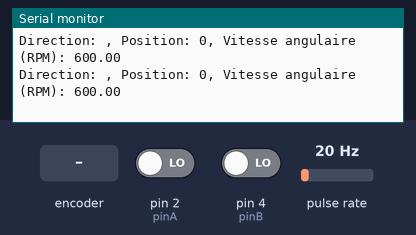
Bench run of a sketch on a simulated Arduino Uno, built with avr-gcc and run on an emulated ATmega328P. Parts: the last lines printed to the serial monitor. Wiring (inferred from the names in the program): pulse sensor: data pin 3. Inputs (shaded band) come from the test bench; at power-on: pulse rate 20 Hz, pin 2 (pinA) LOW, pin 4 (pinB) LOW.

Above: at 1.2 s.
1.3 s: rotary encoder on pin 2 (pinA) / pin 4 (pinB) turned 1 step (first pin leading)
At 2.0 s:
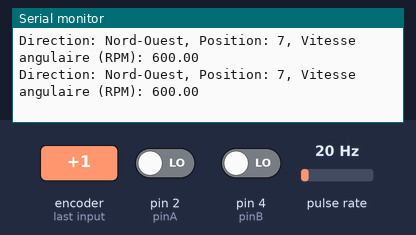
3.0 s: rotary encoder on pin 2 (pinA) / pin 4 (pinB) turned 1 step (first pin leading)
At 3.6 s:
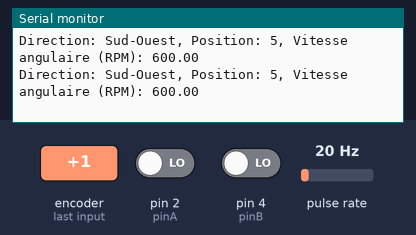
4.7 s: pulse rate (sensor on pin 3) set to 4 Hz
At 5.7 s:
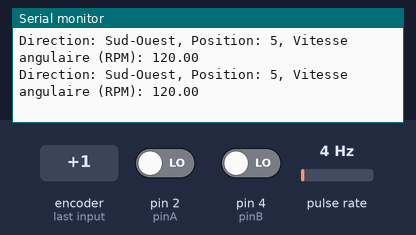
7.7 s: pulse rate (sensor on pin 3) set to 196 Hz
At 8.3 s:
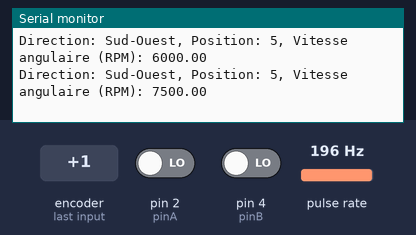
10.7 s: pulse rate (sensor on pin 3) set to 50 Hz
At 11.6 s:
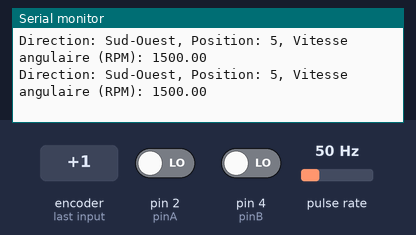
13.7 s: rotary encoder on pin 2 (pinA) / pin 4 (pinB) turned 1 step (first pin leading)
At 14.2 s:
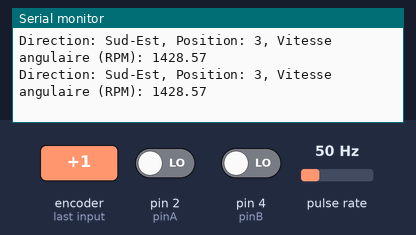
Timing chart, 0 to 16.4 s (numbered marks = the images above; inputs shaded):
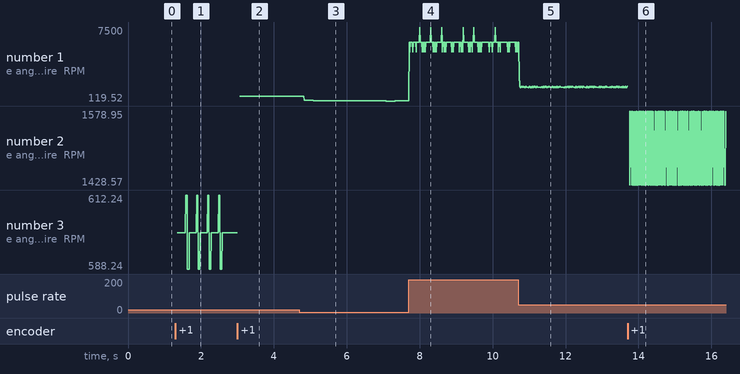

Measured:
- after the input at 1.3 s, the serial monitor: prints a new line after 0.05 s (image 1)
- after the input at 3.0 s, the serial monitor: prints a new line at once (image 2)
- after the input at 4.7 s, the serial monitor: prints a new line after 0.13 s (image 3)
- after the input at 7.7 s, the serial monitor: prints a new line at once (image 4)
- after the input at 10.7 s, the serial monitor: prints a new line at once (image 5)
- after the input at 13.7 s, the serial monitor: prints a new line at once (image 6)
- plotted number 1: 600 → 120 after the input at 4.7 s, 120 → 6000 after the input at 7.7 s, 6000 → 1578.95 after the input at 10.7 s

The sketch:

Girouette4.ino
```cpp
int pinA = 2;   // Le port D2 est associé à l'interruption 0
int pinRPM = 3;
int pinB = 4;
volatile int pos = 0;  // Position (en nombre de pas) du codeur
int posMax = 8;  // 360/16 soit 22.5° de résolution
unsigned long t_avant = 0;
char dir[12];
float rpm = 0.0;

void setup() {
  Serial.begin(115200);
  pinMode(pinB, INPUT);
  pinMode(pinRPM, INPUT);
  attachInterrupt(digitalPinToInterrupt(pinA), front, CHANGE);  // Détection des deux types de fronts
  attachInterrupt(digitalPinToInterrupt(pinRPM), RPM, FALLING);
}

void loop() {
  delay(10); // Assurez-vous que le loop ne s'exécute pas trop rapidement

  // Afficher les dernières valeurs mesurées
  Serial.print("Direction: ");
  Serial.print(dir);
  Serial.print(", Position: ");
  Serial.print(pos);
  Serial.print(", Vitesse angulaire (RPM): ");
  Serial.println(rpm);

  // Vous pouvez également ajouter d'autres opérations de traitement ici
}

void front() {
  int sA = digitalRead(pinA);
  int sB = digitalRead(pinB);

  if (sA == sB) {
    ++pos;
    if (pos == posMax) {
      pos = 0;
    }
  } else {
    --pos;
    if (pos == -1) {
      pos = posMax - 1;
    }
  }
  determineDirection();
}

void determineDirection() {
  switch (pos) {
    case 0: strcpy(dir, "Nord"); break;
    case 1: strcpy(dir, "Nord-Est"); break;
    case 2: strcpy(dir, "Est"); break;
    case 3: strcpy(dir, "Sud-Est"); break;
    case 4: strcpy(dir, "Sud"); break;
    case 5: strcpy(dir, "Sud-Ouest"); break;
    case 6: strcpy(dir, "Ouest"); break;
    case 7: strcpy(dir, "Nord-Ouest"); break;
  }
}

void RPM() {
  unsigned long t_maintenant = millis();
  unsigned long t = t_maintenant - t_avant;
  t_avant = t_maintenant;

  rpm = 60000.0 / (t * 2.0);
}
```
